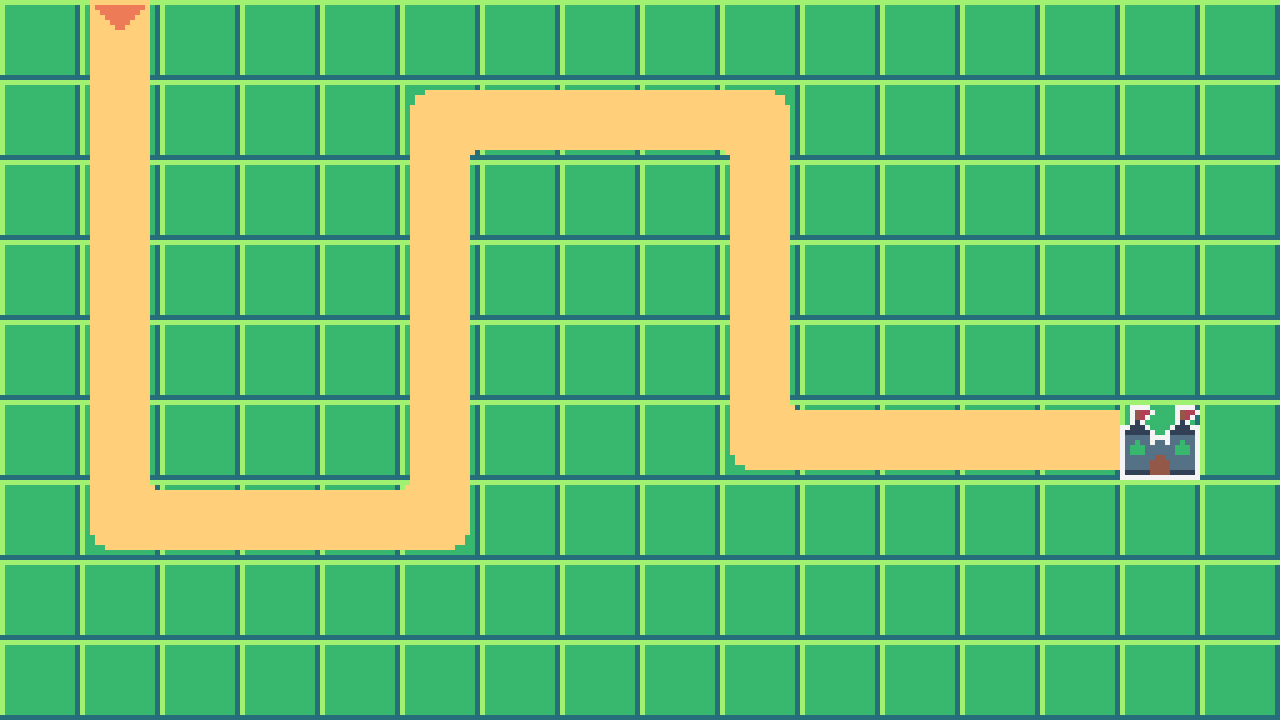

Below is a game level as drawn by its tile map, then a one-line description and the .tmx file that defines it, in full:
An orthogonal 16x9 tile map with 80x80 px tiles, 1 tile layer (Calque de Tile 1).

<map version="1.0" tiledversion="1.1.6" orientation="orthogonal" renderorder="right-down" width="16" height="9" tilewidth="80" tileheight="80" infinite="0" nextobjectid="1">
 <tileset firstgid="1" source="Tiles.tsx" />
 <layer name="Calque de Tile 1" width="16" height="9">
  <data encoding="csv">
1,11,1,1,1,1,1,1,1,1,1,1,1,1,1,1,
1,9,1,1,1,4,6,6,6,5,1,1,1,1,1,1,
1,9,1,1,1,9,1,1,1,9,1,1,1,1,1,1,
1,9,1,1,1,9,1,1,1,9,1,1,1,1,1,1,
1,9,1,1,1,9,1,1,1,9,1,1,1,1,1,1,
1,9,1,1,1,9,1,1,1,3,6,6,6,6,12,1,
1,3,6,6,6,2,1,1,1,1,1,1,1,1,1,1,
1,1,1,1,1,1,1,1,1,1,1,1,1,1,1,1,
1,1,1,1,1,1,1,1,1,1,1,1,1,1,1,1
</data>
 </layer>
</map>